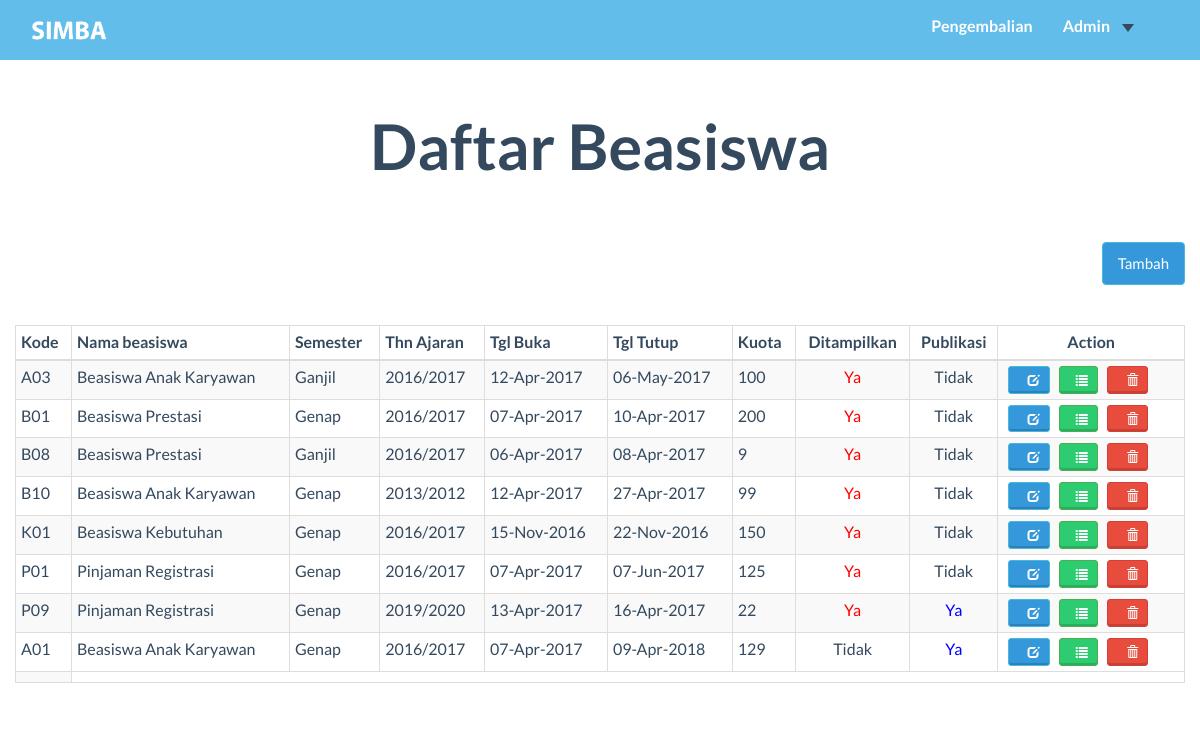
Screenshot of /user_admin/Index.php with the database file from the repository.
### tables this page shows
CREATE TABLE `beasiswa` (
  `kd_bsw` char(3) NOT NULL,
  `nama_bsw` varchar(99) NOT NULL,
  `semt` char(6) NOT NULL,
  `thn_ajar` char(9) NOT NULL,
  `tgl_buka` date NOT NULL,
  `tgl_tutup` date NOT NULL,
  `kuota` int(11) NOT NULL,
  `isTampil` tinyint(1) NOT NULL,
  `Keterangan` mediumtext NOT NULL,
  `isPublish` tinyint(1) NOT NULL DEFAULT '0'
);

### user_admin/Index.php (the view, shortened to what this page needs)
<?php
Include("../function/koneksi.php");
$getDataBsw=mysqli_query($koneksi,"SELECT * FROM beasiswa ORDER BY isTampil DESC");
?>
<!DOCTYPE HTML>
<html>
<head>
  <link href="../css/bootstrap.min.css" rel="stylesheet">
  <link rel="stylesheet" href="https://maxcdn.bootstrapcdn.com/bootstrap/3.3.7/css/bootstrap.min.css">
  <link href="../font-awesome/css/font-awesome.min.css" rel="stylesheet">
  <link href="../css/general.css" rel="stylesheet">
  <link href="../css/custom.css" rel="stylesheet">
  <link href="../css/owl.carousel.css" rel="stylesheet">
  <link href="../css/owl.theme.css" rel="stylesheet">
  <link href="../css/style.css" rel="stylesheet">
  <link href="../css/animate.css" rel="stylesheet">
  <link rel="stylesheet" href="../css/magnific-popup.css">
</head>
<body>
  <nav class="navbar-default" role="navigation" style="position: fixed; top: 0px;">
    <div class="container">
      <a class="" href="index.php">
        <img src="../img/logo2.png" height="45px" style="margin-top:8px; margin-left:0" id="logo"/>
      </a>
      <div class="collapse navbar-collapse navbar-right navbar-ex1-collapse stuckMenu">
        <ul class="nav navbar-nav">
          <li class="menuItem"><a href="Cicilan.php">Pengembalian </a></li>
          <li class="menuItem dropdown">
            <a class="dropdown-toggle" data-toggle="dropdown" href="#">Admin<span class="caret"></span></a>
          </li>
        </ul>
      </div>
    </div>
  </nav>
  <div class="container">
    <div class="row">
      <br/>  <br/><br/>
      <h2 class="text-center">Daftar Beasiswa</h2>
      <br/><br/>
      <a href="form_create_beasiswa.php" class="btn btn-info pull-right">Tambah </a>
      <br/><br/><br/>
      <table class="table-striped  table-bordered table table-condensed">
        <thead class="text-center">
          <th>Kode</th>
          <th>Nama beasiswa</th>
          <th>Semester</th>
          <th>Thn Ajaran</th>
          <th>Tgl Buka</th>
          <th>Tgl Tutup</th>
          <th>Kuota</th>
          <th class="text-center">Ditampilkan</th>
          <th class="text-center">Publikasi</th>
          <th class="text-center">Action</th>
        </thead>
        <tbody>
          <?php
          while ($rowBsw= mysqli_fetch_array($getDataBsw)){
            $ketTampil="Tidak";
            $warna="#34495e";
            if($rowBsw['isTampil']==1){
              $ketTampil="Ya";
              $warna="red";
            }
            if($rowBsw['isPublish']==1){
              $ketTampil1="Ya";
              $warna1="blue";
            }
            elseif ($rowBsw['isPublish']==0) {
              $ketTampil1="Tidak";
              $warna1="34495e";
            }
            $isAnakKar = "";
            $isBswPres = "";
            $isBesKeb = "";
            $isPinReg = "";
            if($rowBsw['nama_bsw']=="Beasiswa Anak Karyawan"){
                $isAnakKar="selected";
            }elseif($rowBsw['nama_bsw']=="Beasiswa Prestasi"){
                $isBswPres="selected";
            }
            elseif($rowBsw['nama_bsw']=="Beasiswa Kebutuhan"){
                $isBesKeb="selected";
            }
            elseif($rowBsw['nama_bsw']=="Pinjaman Registrasi"){
                $isPinReg="selected";
            }
            $isSemtGenap ="";
            $isSemtGanjil="";
            if($rowBsw['semt']=="Genap"){
                $isSemtGenap="selected";
            }elseif($rowBsw['semt']=="Ganjil"){
                $isSemtGanjil="selected";
            }
            $isTampilvalue="";
            $isNotTampilvalue="";
            if($rowBsw['isTampil'])
            {
                $isTampilvalue="checked";
            }else{
                $isNotTampilvalue="checked";
            }
              $startTime = strtotime($rowBsw['tgl_buka']);
              $newformatStart = date('d-M-Y',$startTime);
              $endTime = strtotime($rowBsw['tgl_tutup']);
              $newformatEnd = date('d-M-Y',$endTime);
            echo'
            <tr>
            <td>'.$rowBsw['kd_bsw'].'</td>
            <td>'.$rowBsw['nama_bsw'].'</td>
            <td>'.$rowBsw['semt'].'</td>
            <td>'.$rowBsw['thn_ajar'].'</td>
            <td>'.$newformatStart.'</td>
            <td>'.$newformatEnd.'</td>
            <td>'.$rowBsw['kuota'].'</td>
            <td class="text-center" style="color:'.$warna.'">'.$ketTampil.'</td>
            <td class="text-center" style="color:'.$warna1.'">'.$ketTampil1.'</td>
            <td>
            <div style="margin-left:5px;">
                <button type="button" class="btn btn-embossed btn-info btn-xs" style="padding-right:-20"data-toggle="modal" data-target="#myModal'.$rowBsw['kd_bsw'].'"> &nbsp &nbsp <span class="	glyphicon glyphicon-edit" style="margin:0 0 0 0; padding:0"></span></button>
                <a href="detail_pendaftar.php?kd_bsw='.$rowBsw['kd_bsw'].'" class="btn btn-success btn-embossed btn-xs" style="text-decoration: none">&nbsp &nbsp<span class="glyphicon glyphicon-list" style="margin:0 0 0 0; padding:0"></span></a>
                <button type="button" class="btn btn-embossed btn-danger btn-xs" style="padding-right:-20"data-toggle="modal" data-target="#delModal'.$rowBsw['kd_bsw'].'"> &nbsp &nbsp <span class="	glyphicon glyphicon-trash" style="margin:0 0 0 0; padding:0"></span></button>
            </div>
            <div id="delModal'.$rowBsw['kd_bsw'].'" class="modal fade " role="dialog">
                    <a href="delete_beasiswa.php?kd_bsw='.$rowBsw['kd_bsw'].'" class="btn btn-danger btn-embossed btn-sm" style="text-decoration: none">Delete</a>
            </div>
            <div class="modal fade" id="myModal'.$rowBsw['kd_bsw'].'" role="dialog">
                      <input type="text" class="form-control " id="kdbsw" name="kdbsw" value="'.$rowBsw['kd_bsw'].'" disabled>
                      <input type="hidden" class="form-control " id="kd_bsw" name="kd_bsw" value="'.$rowBsw['kd_bsw'].'" >
                        <option value="Beasiswa Anak Karyawan"'.$isAnakKar.'>Beasiswa Anak Karyawan</option>
                        <option value="Beasiswa Prestasi"'.$isBswPres.'>Beasiswa Prestasi</option>
                        <option value="Beasiswa Kebutuhan"'.$isBesKeb.'>Beasiswa Kebutuhan</option>
                        <option value="Pinjaman Registrasi"'.$isPinReg.'>Pinjaman Registrasi</option>
                          <option value="Genap"'.$isSemtGenap.' >Genap</option>
                          <option value="Ganjil"'.$isSemtGanjil.'>Ganjil</option>
                        <input type="text" class="form-control" id="thn_ajar" name="thn_ajar" value="'.$rowBsw['thn_ajar'].'">
                        <input type="date" class="form-control" id="mulai" name="mulai" value="'.$rowBsw['tgl_buka'].'">
                        <input type="date" class="form-control" id="tutup" name="tutup" value="'.$rowBsw['tgl_tutup'].'">
                        <input type="text" class="form-control" id="kuota" name="kuota" value="'.$rowBsw['kuota'].'">
                          <label ><input type="radio" name="tampil" value="1"'.$isTampilvalue.'>&nbsp Ya &nbsp &nbsp </label>
                          <label ><input type="radio" name="tampil" value="0"'.$isNotTampilvalue.'>&nbsp Tidak</label>
                        <input type="text" class="form-control" id="ket" name="ket" value="'.$rowBsw['Keterangan'].'">
            </div>
            </tr>
            ';
          }
          ?>
          <td>
          </div>
</div>
</body>
</html>

### css/general.css (style rules this page uses)
#logo { float: left; position: absolute;; }
body, html { height: 100%; width: 100%; overflow-x:hidden; }
.glyphicon { margin-right: 10px; }
.navbar-default { position: relative; min-height: 60px; width: 100%; z-index: 999; }
.navbar-default .navbar-nav>li>a { color: #ffffff; }

### css/custom.css (style rules this page uses)
li a, .dropbtn { display: inline-block; color: white; text-align: center; padding: 14px 16px; text-decoration: none; }
li.dropdown { display: inline-block; }
.table th, .table td { padding: 8px 12px; }

### rows the page displays
beasiswa: kd_bsw "A03", nama_bsw "Beasiswa Anak Karyawan", semt "Ganjil", thn_ajar "2016/2017", tgl_buka "12-Apr-2017", tgl_tutup "06-May-2017", kuota "100", isTampil "Ya", isPublish "Tidak"
beasiswa: kd_bsw "B01", nama_bsw "Beasiswa Prestasi", semt "Genap", thn_ajar "2016/2017", tgl_buka "07-Apr-2017", tgl_tutup "10-Apr-2017", kuota "200", isTampil "Ya", isPublish "Tidak"
beasiswa: kd_bsw "B08", nama_bsw "Beasiswa Prestasi", semt "Ganjil", thn_ajar "2016/2017", tgl_buka "06-Apr-2017", tgl_tutup "08-Apr-2017", kuota "9", isTampil "Ya", isPublish "Tidak"
beasiswa: kd_bsw "B10", nama_bsw "Beasiswa Anak Karyawan", semt "Genap", thn_ajar "2013/2012", tgl_buka "12-Apr-2017", tgl_tutup "27-Apr-2017", kuota "99", isTampil "Ya", isPublish "Tidak"
beasiswa: kd_bsw "K01", nama_bsw "Beasiswa Kebutuhan", semt "Genap", thn_ajar "2016/2017", tgl_buka "15-Nov-2016", tgl_tutup "22-Nov-2016", kuota "150", isTampil "Ya", isPublish "Tidak"
beasiswa: kd_bsw "P01", nama_bsw "Pinjaman Registrasi", semt "Genap", thn_ajar "2016/2017", tgl_buka "07-Apr-2017", tgl_tutup "07-Jun-2017", kuota "125", isTampil "Ya", isPublish "Tidak"
beasiswa: kd_bsw "P09", nama_bsw "Pinjaman Registrasi", semt "Genap", thn_ajar "2019/2020", tgl_buka "13-Apr-2017", tgl_tutup "16-Apr-2017", kuota "22", isTampil "Ya", isPublish "Ya"
beasiswa: kd_bsw "A01", nama_bsw "Beasiswa Anak Karyawan", semt "Genap", thn_ajar "2016/2017", tgl_buka "07-Apr-2017", tgl_tutup "09-Apr-2018", kuota "129", ketTampil "Tidak", isPublish "Ya"
